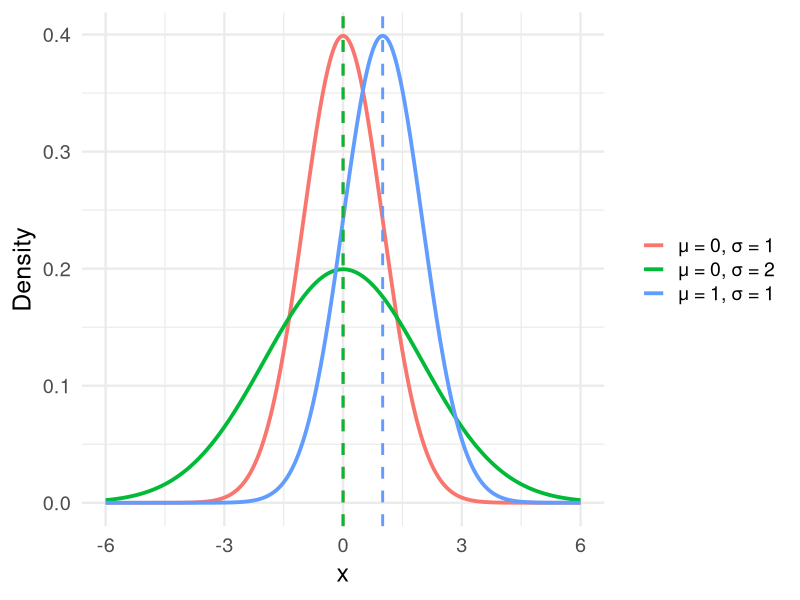
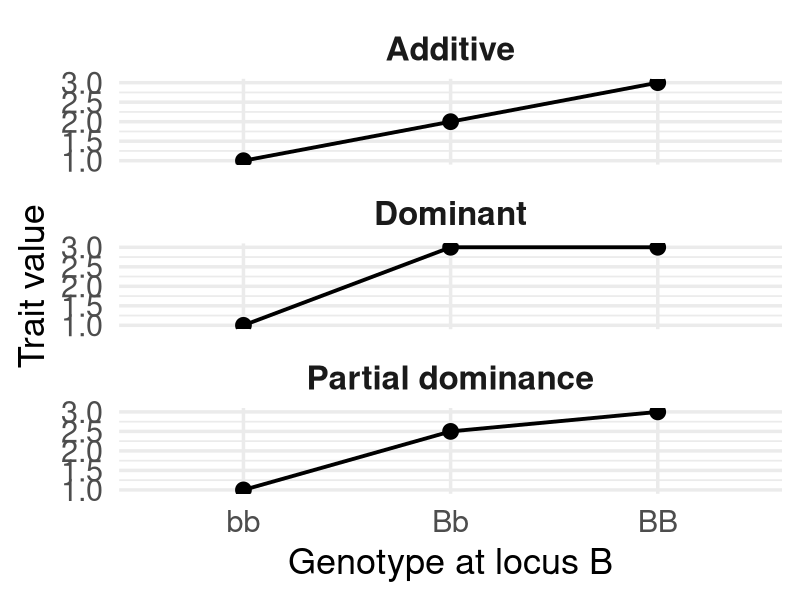
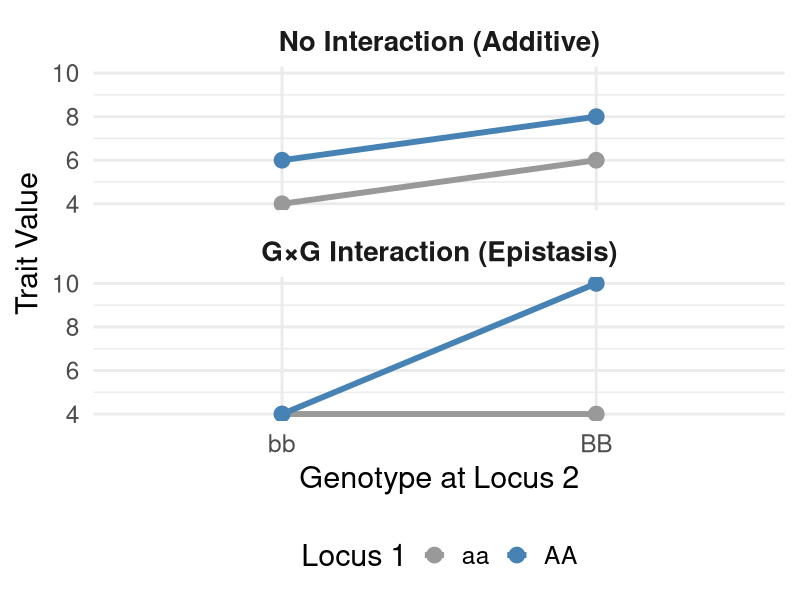
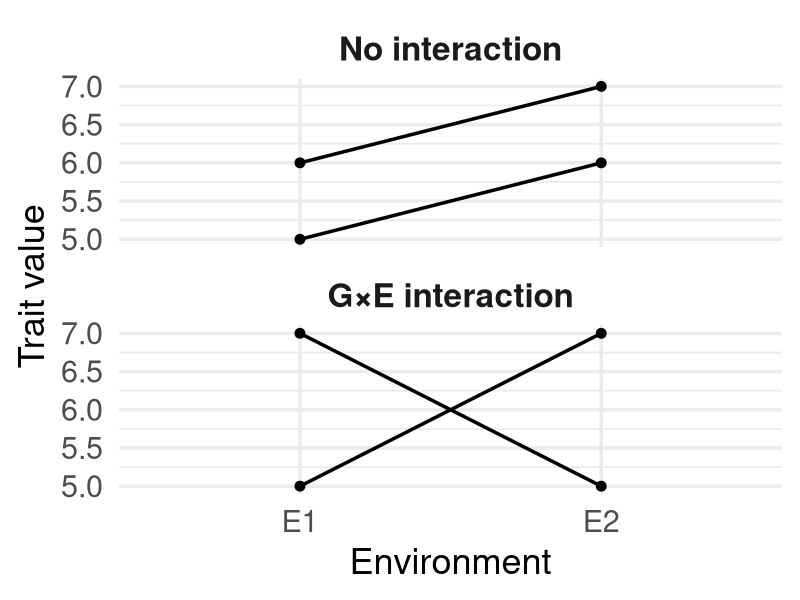
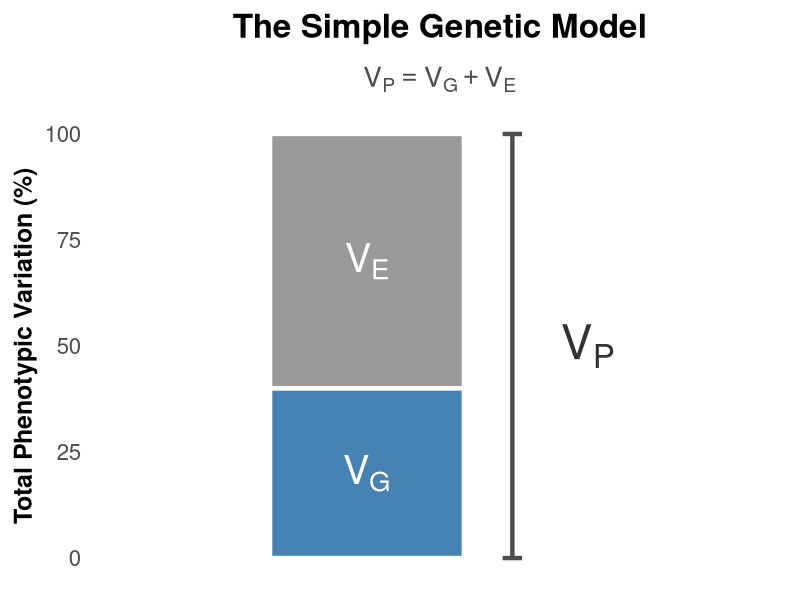
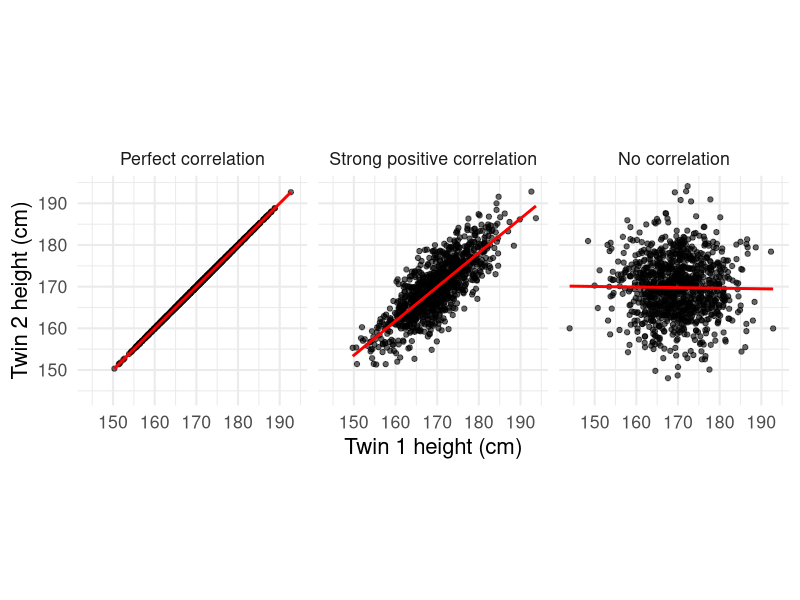
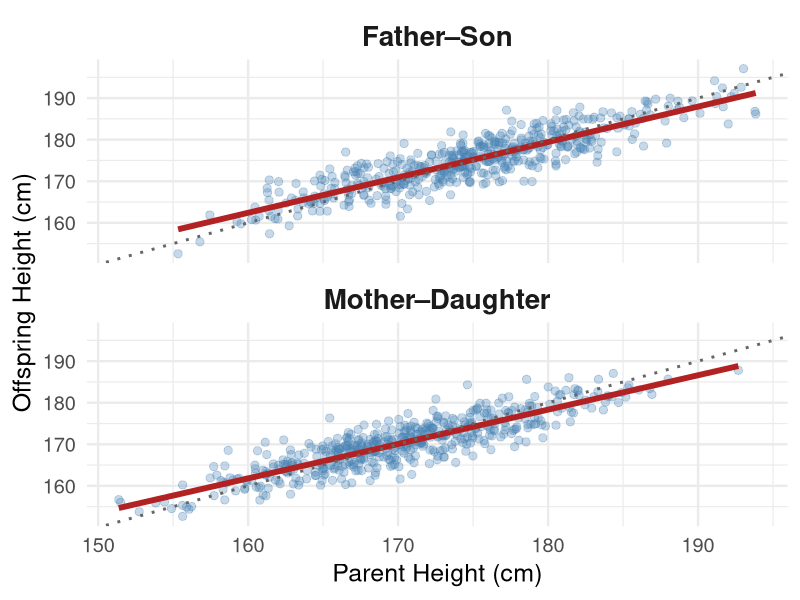
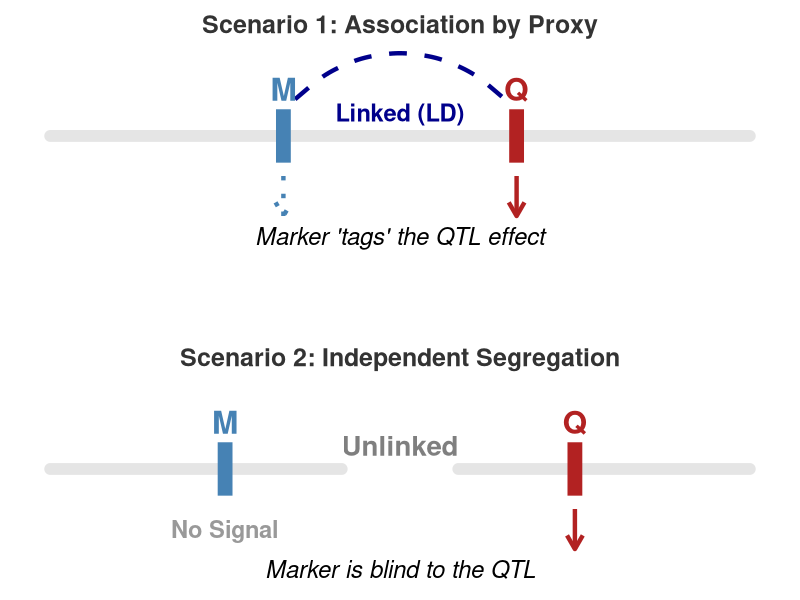

R code for these plots, in order:
## ---- chunk 1
library(ggplot2)

params <- data.frame(
  mu = c(0, 0, 1),
  sigma = c(1, 2, 1),
  label = c("μ = 0, σ = 1",
            "μ = 0, σ = 2",
            "μ = 1, σ = 1")
)

x <- seq(-6, 6, length.out = 600)

df <- do.call(rbind, lapply(1:nrow(params), function(i) {
  mu <- params$mu[i]
  sigma <- params$sigma[i]
  data.frame(
    x = x,
    fx = dnorm(x, mean = mu, sd = sigma),
    mu = mu,
    label = params$label[i]
  )
}))

ggplot(df, aes(x, fx, color = label)) +
  geom_line(linewidth = 1.3) +
  geom_vline(aes(xintercept = mu, color = label),
             linetype = "dashed",
             linewidth = 1, show.legend=FALSE) +
  labs(
    x = "x",
    y = "Density",
    color = NULL
  ) +
  theme_minimal(base_size = 18) +
  theme(
    legend.position = "right",
    legend.text = element_text(size = 14)
  )
## ---- chunk 2

library(ggplot2)

# Data
df <- data.frame(
  genotype = rep(c("bb", "Bb", "BB"), 3),
  value = c(
    1, 2, 3,
    1, 3, 3,
    1, 2.5, 3
  ),
  model = rep(c("Additive",
                "Dominant",
                "Partial dominance"), each = 3)
)

df$genotype <- factor(df$genotype, levels = c("bb", "Bb", "BB"))

ggplot(df, aes(x = genotype, y = value, group = 1)) +
  geom_point(size = 5) +
  geom_line(linewidth = 1.3) +
  facet_wrap(~ model, ncol = 1) +
  labs(
    x = "Genotype at locus B",
    y = "Trait value"
  ) +
  theme_minimal(base_size = 26) +
  theme(
    axis.text = element_text(size = 22),
    axis.title = element_text(size = 26),
    strip.text = element_text(size = 24, face = "bold")
  )
## ---- chunk 3

library(ggplot2)

# Simulate Epistasis Data
df_gg <- rbind(
  data.frame(panel = "No Interaction (Additive)",
             locus1 = rep(c("aa", "AA"), each = 2),
             locus2 = rep(c("bb", "BB"), times = 2),
             value = c(4, 6, 6, 8)),     # Parallel: A adds +2 regardless of B
  data.frame(panel = "G×G Interaction (Epistasis)",
             locus1 = rep(c("aa", "AA"), each = 2),
             locus2 = rep(c("bb", "BB"), times = 2),
             value = c(4, 4, 4, 10))      # Interaction: A only has effect if B is present
)

df_gg$locus2 <- factor(df_gg$locus2, levels = c("bb", "BB"))
df_gg$panel <- factor(df_gg$panel, levels = c("No Interaction (Additive)", "G×G Interaction (Epistasis)"))

ggplot(df_gg, aes(x = locus2, y = value, group = locus1, color = locus1)) +
  geom_line(linewidth = 2) +
  geom_point(size = 5) +
  facet_wrap(~ panel, ncol = 1) +
  scale_color_manual(values = c("aa" = "grey60", "AA" = "steelblue")) +
  labs(x = "Genotype at Locus 2", y = "Trait Value", color = "Locus 1") +
  theme_minimal(base_size = 22) +
  theme(
    strip.text = element_text(face = "bold", size = 20),
    legend.position = "bottom"
  )
## ---- chunk 4

library(ggplot2)

df <- rbind(
  data.frame(panel = "No interaction",
             genotype = rep(c("IL1","IL2"), each = 2),
             env = rep(c("E1","E2"), times = 2),
             value = c(6, 7, 5, 6)),     # parallel: IL1 always +1
  data.frame(panel = "G×E interaction",
             genotype = rep(c("IL1","IL2"), each = 2),
             env = rep(c("E1","E2"), times = 2),
             value = c(7, 5, 5, 7))      # crossing lines
)

df$env <- factor(df$env, levels = c("E1","E2"))
df$panel <- factor(df$panel, levels = c("No interaction", "G×E interaction"))

ggplot(df, aes(env, value, group = genotype)) +
  geom_line(linewidth = 1.2) +
  geom_point(size = 3) +
  facet_wrap(~ panel, ncol = 1) +
  labs(x = "Environment", y = "Trait value") +
  theme_minimal(base_size = 26) +
  theme(
    axis.text = element_text(size = 22),
    axis.title = element_text(size = 26),
    strip.text = element_text(size = 24, face = "bold")
  )
## ---- chunk 5
library(ggplot2)

# 1. Data Preparation
data <- data.frame(
  component = factor(c("VG", "VE"), levels = c("VE", "VG")), 
  value = c(60, 40),
  label = c("V[E]", "V[G]"),
  color_group = c("Env", "Gen")
)

# 2. Create the Plot
ggplot(data, aes(x = 1, y = value, fill = color_group)) +
  # Main Stacked Bar
  geom_col(width = 0.4, color = "white", linewidth = 1.5) +
  
  # Internal Labels (VG and VE)
  geom_text(aes(label = label),
            position = position_stack(vjust = 0.5),
            size = 10, 
            parse = TRUE,
            fontface = "bold",
            color = "white") +
  
  # External Brackets and Total (VP)
  # Vertical line for the bracket
  annotate("segment", x = 1.3, xend = 1.3, y = 0, yend = 100, 
           linewidth = 1.5, color = "grey30") +
  # Small horizontal "ticks" for the bracket
  annotate("segment", x = 1.28, xend = 1.32, y = 0, yend = 0, linewidth = 1.5, color = "grey30") +
  annotate("segment", x = 1.28, xend = 1.32, y = 100, yend = 100, linewidth = 1.5, color = "grey30") +
  # The VP Label
  annotate("text", x = 1.4, y = 50, label = "V[P]", 
           parse = TRUE, size = 12, hjust = 0, fontface = "bold", color = "grey20") +
  
  # Professional Colors
  scale_fill_manual(values = c("Gen" = "steelblue", "Env" = "grey60")) +
  
  # Titles and Scales
  labs(
    title = expression(bold(The~Simple~Genetic~Model)),
    subtitle = expression(V[P] == V[G] + V[E]),
    x = NULL,
    y = "Total Phenotypic Variation (%)"
  ) +
  
  # VITAL: Expand the right side to prevent clipping
  coord_cartesian(xlim = c(0.5, 1.8)) + 
  
  # Theme cleanup
  theme_minimal(base_size = 20) +
  theme(
    axis.text.x = element_blank(),
    axis.title.y = element_text(face = "bold", size = 18),
    plot.title = element_text(hjust = 0.5, face = "bold", size = 24),
    plot.subtitle = element_text(hjust = 0.5, size = 20, color = "grey30"),
    panel.grid = element_blank(),
    legend.position = "none",
    plot.margin = margin(10, 10, 10, 10)
  ) +
  scale_y_continuous(breaks = seq(0, 100, 25))

## ---- chunk 6
library(ggplot2)
library(MASS)

set.seed(123)

n <- 1000

mu <- c(170, 170)
sd <- 7

# Perfect correlation
Sigma_perfect <- matrix(c(sd^2, sd^2,
                          sd^2, sd^2), 2, 2)

data_perfect <- mvrnorm(n, mu, Sigma_perfect)

# Strong positive correlation (r = 0.8)
r <- 0.8
Sigma_strong <- matrix(c(sd^2, r*sd^2,
                         r*sd^2, sd^2), 2, 2)

data_strong <- mvrnorm(n, mu, Sigma_strong)

# No correlation
Sigma_none <- matrix(c(sd^2, 0,
                       0, sd^2), 2, 2)

data_none <- mvrnorm(n, mu, Sigma_none)

# Combine
df <- rbind(
  data.frame(twin1 = data_perfect[,1],
             twin2 = data_perfect[,2],
             type = "Perfect correlation"),
  data.frame(twin1 = data_strong[,1],
             twin2 = data_strong[,2],
             type = "Strong positive correlation"),
  data.frame(twin1 = data_none[,1],
             twin2 = data_none[,2],
             type = "No correlation")
)

df$type <- factor(df$type,
                  levels = c("Perfect correlation",
                             "Strong positive correlation",
                             "No correlation"))

lims <- range(c(df$twin1, df$twin2))

ggplot(df, aes(twin1, twin2)) +
  geom_point(alpha = 0.6) +
  geom_smooth(method = "lm", se = FALSE, color = "red") +
  facet_wrap(~ type) +
  coord_fixed(xlim = lims, ylim = lims) +
  labs(
    x = "Twin 1 height (cm)",
    y = "Twin 2 height (cm)"
  ) +
  theme_minimal(base_size = 16)
## ---- chunk 7
library(ggplot2)
set.seed(123)
n <- 500; h2_true <- 0.8
mother <- rnorm(n, 170, 7); father <- rnorm(n, 175, 7)
daughter <- 170 + h2_true * (mother - 170) + rnorm(n, 0, 7 * sqrt(1 - h2_true))
son <- 175 + h2_true * (father - 175) + rnorm(n, 0, 7 * sqrt(1 - h2_true))
df <- rbind(data.frame(parent = mother, offspring = daughter, pair = "Mother–Daughter"),
            data.frame(parent = father, offspring = son, pair = "Father–Son"))

ggplot(df, aes(parent, offspring)) +
  geom_point(alpha = 0.3, color = "steelblue", size = 2.5) +
  geom_smooth(method = "lm", se = FALSE, color = "firebrick", linewidth = 2) +
  geom_abline(slope = 1, intercept = 0, linetype = "dotted", color = "grey40", linewidth = 1) +
  facet_wrap(~ pair, ncol = 1) +
  theme_minimal(base_size = 18) +
  labs(x = "Parent Height (cm)", y = "Offspring Height (cm)") +
  theme(strip.text = element_text(face = "bold", size = 20))

## ---- chunk 8
library(ggplot2)
library(patchwork)

# --- GLOBAL SETTINGS FOR VISIBILITY ---
label_size <- 8       # Size for M and Q
text_size <- 6        # Size for descriptive text
title_size <- 22      # Top Title
subtitle_size <- 16   # Top Subtitle
panel_title_size <- 18 # Scenario Titles
line_thickness <- 1.5 # Chromosome and indicator lines

# 1. SCENARIO A: LINKED
p1 <- ggplot() +
  # Chromosome
  geom_segment(aes(x = 1, xend = 7, y = 0, yend = 0), linewidth = 4, color = "grey90", lineend = "round") +
  
  # LD Bridge
  annotate("curve", x = 3.1, xend = 4.9, y = 0.55, yend = 0.55, 
           curvature = -0.45, color = "darkblue", linewidth = 1.5, linetype = "dashed") +
  annotate("text", x = 4, y = 0.35, label = "Linked (LD)", size = text_size, color = "darkblue", fontface = "bold") +
  
  # Markers (M and Q)
  geom_segment(aes(x = 3, xend = 3, y = -0.4, yend = 0.4), color = "steelblue", linewidth = 5) +
  geom_segment(aes(x = 5, xend = 5, y = -0.4, yend = 0.4), color = "firebrick", linewidth = 5) +
  
  # Labels
  annotate("text", x = 3, y = 0.7, label = "M", size = label_size, color = "steelblue", fontface = "bold") +
  annotate("text", x = 5, y = 0.7, label = "Q", size = label_size, color = "firebrick", fontface = "bold") +
  
  # Trait Arrows (Scaled up)
  annotate("segment", x = 5, xend = 5, y = -0.6, yend = -1.2, 
           arrow = arrow(length = unit(0.4, "cm")), color = "firebrick", linewidth = line_thickness) +
  annotate("segment", x = 3, xend = 3, y = -0.6, yend = -1.2, 
           arrow = arrow(length = unit(0.4, "cm")), color = "steelblue", linetype = "dotted", linewidth = line_thickness) +
  annotate("text", x = 4, y = -1.5, label = "Marker 'tags' the QTL effect", size = text_size, fontface = "italic") +
  
  labs(title = "Scenario 1: Association by Proxy") +
  coord_cartesian(ylim = c(-1.7, 1.3)) + theme_void() +
  theme(plot.title = element_text(face = "bold", size = panel_title_size, hjust = 0.5, color = "grey20"))

# 2. SCENARIO B: UNLINKED
p2 <- ggplot() +
  # Two separate Chromosomes
  geom_segment(aes(x = 1, xend = 3.5, y = 0, yend = 0), linewidth = 4, color = "grey90", lineend = "round") +
  geom_segment(aes(x = 4.5, xend = 7, y = 0, yend = 0), linewidth = 4, color = "grey90", lineend = "round") +
  
  # No connection label
  annotate("text", x = 4, y = 0.35, label = "Unlinked", size = text_size + 1, color = "grey50", fontface = "bold") +
  
  # Markers
  geom_segment(aes(x = 2.5, xend = 2.5, y = -0.4, yend = 0.4), color = "steelblue", linewidth = 5) +
  geom_segment(aes(x = 5.5, xend = 5.5, y = -0.4, yend = 0.4), color = "firebrick", linewidth = 5) +
  
  # Labels
  annotate("text", x = 2.5, y = 0.7, label = "M", size = label_size, color = "steelblue", fontface = "bold") +
  annotate("text", x = 5.5, y = 0.7, label = "Q", size = label_size, color = "firebrick", fontface = "bold") +
  
  # Only Q affects trait
  annotate("segment", x = 5.5, xend = 5.5, y = -0.6, yend = -1.2, 
           arrow = arrow(length = unit(0.4, "cm")), color = "firebrick", linewidth = line_thickness) +
  annotate("text", x = 2.5, y = -0.9, label = "No Signal", size = text_size, color = "grey60", fontface = "bold") +
  annotate("text", x = 4, y = -1.5, label = "Marker is blind to the QTL", size = text_size, fontface = "italic") +
  
  labs(title = "Scenario 2: Independent Segregation") +
  coord_cartesian(ylim = c(-1.7, 1.3)) + theme_void() +
  theme(plot.title = element_text(face = "bold", size = panel_title_size, hjust = 0.5, color = "grey20"))

# 3. COMBINE
final_plot <- p1 / plot_spacer() / p2 + 
  plot_layout(heights = c(1, 0.3, 1)) +
  plot_annotation(
#    title = 'The Core Logic of GWAS',
#    subtitle = 'Markers (M) are only informative when in Linkage Disequilibrium #with a QTL (Q)',
    theme = theme(
      plot.title = element_text(size = title_size, face = "bold", hjust = 0.5),
      plot.subtitle = element_text(size = subtitle_size, hjust = 0.5, margin = margin(b=20))
    )
  )

print(final_plot)

## ---- chunk 9
library(ggplot2)
library(dplyr)

# 1. Simulate the data provided
set.seed(42)
n <- 10000
f <- 0.04
mu <- c(0.02, -0.40, -2.00) 
sigma <- c(1, 1, 1)

x <- rbinom(n, size = 2, p = f)
y <- rnorm(n, mu[x + 1], sigma[x + 1])
df <- data.frame(Genotype = x, LDL = y)

# 2. Create the Visual (Boxplot + Regression Line)
ggplot(df, aes(x = Genotype, y = LDL)) +
  # Boxplot for the "groups"
  geom_boxplot(aes(group = Genotype), fill = "limegreen", 
               alpha = 0.5, outlier.alpha = 0.1, width = 0.5) +
  # Regression line for the "additive model"
  geom_smooth(method = "lm", color = "firebrick", linewidth = 2, se = FALSE) +
  # Points (jittered for visibility)
  geom_jitter(alpha = 0.05, width = 0.1, color = "darkgreen") +
  scale_x_continuous(breaks = c(0, 1, 2), labels = c("0 (CC)", "1 (CT)", "2 (TT)")) +
  labs(
    title = "SNP Association: LDL vs. rs11591147",
    subtitle = "Simulated Finnish Population (f = 0.04)",
    x = "Copies of T Allele (Genotype x)",
    y = "LDL Cholesterol Level"
  ) +
  theme_minimal(base_size = 20) +
  theme(plot.title = element_text(face = "bold"),
        axis.title = element_text(face = "bold"))
## ---- chunk 10
library(ggplot2)
library(patchwork)
library(dplyr)

# 1. Configuration for Visibility
base_text_size <- 14  # General text size
dot_size <- 3.5       # Size of GWAS SNPs
line_width <- 1.2     # Thickness of dashed line and box borders
x_min <- 10.0
x_max <- 11.0

# 2. Simulate GWAS Data
set.seed(123)
n_snps <- 200
df <- data.frame(
  pos = seq(x_min, x_max, length.out = n_snps),
  p_val = -log10(runif(n_snps, 0, 1))
)
df$p_val <- df$p_val + exp(-(df$pos - 10.5)^2 / 0.01) * 8

# 3. Define Gene Regions
genes <- data.frame(
  name = c("Gene A", "Gene B\n(QTL?)", "Gene C"), # Added \n for better spacing
  start = c(10.1, 10.45, 10.8),
  end = c(10.25, 10.55, 10.9)
)

# 4. Create the GWAS Plot (Top)
p1 <- ggplot() +
  geom_rect(data = genes, aes(xmin = start, xmax = end, ymin = -Inf, ymax = Inf), 
            fill = "grey90", alpha = 0.6) +
  # BIGGER DOTS
  geom_point(data = df, aes(x = pos, y = p_val), color = "steelblue", alpha = 0.7, size = dot_size) +
  # THICKER DASHED LINE
  geom_vline(xintercept = 10.5, linetype = "dashed", color = "firebrick", linewidth = line_width) +
  scale_x_continuous(limits = c(x_min, x_max), expand = c(0,0)) +
  labs(title = "GWAS Signal: Marker–Trait Association", 
       y = expression(bold(-log[10](p))), x = NULL) +
  theme_minimal(base_size = base_text_size) +
  theme(axis.text.x = element_blank(),
        axis.ticks.x = element_blank(),
        axis.title.y = element_text(face = "bold", size = 16),
        plot.title = element_text(face = "bold", size = 18, hjust = 0.5))

# 5. Create the Gene Track Plot (Bottom)
p2 <- ggplot(genes) +
  # THICKER GENE BOXES
  geom_rect(aes(xmin = start, xmax = end, ymin = 0.3, ymax = 0.7), 
            fill = "steelblue", color = "black", linewidth = line_width) +
  # BIGGER GENE LABELS
  geom_text(aes(x = (start + end)/2, y = 0.1, label = name), 
            size = 5.5, fontface = "bold", vjust = 1) +
  scale_x_continuous(limits = c(x_min, x_max), expand = c(0,0)) +
  scale_y_continuous(limits = c(-0.5, 1)) + # Expanded Y to fit larger labels
  labs(x = "Genomic Position (Mb)") +
  theme_void() + 
  theme(axis.title.x = element_text(face = "bold", size = 16, margin = margin(t = 15)),
        axis.text.x = element_text(size = 14, color = "black"),
        plot.margin = margin(t = 0, r = 10, b = 20, l = 10))

# 6. Combine
final_plot <- (p1 / p2) + plot_layout(heights = c(3.5, 1))

print(final_plot)

## ---- chunk 11
library(ggplot2)
library(dplyr)

# 1. Simulate Realistic GWAS Data
set.seed(123)
n_chr <- 5
snps_per_chr <- 200
n_snps <- n_chr * snps_per_chr

df <- data.frame(
  chr = rep(1:n_chr, each = snps_per_chr),
  pos = rep(1:snps_per_chr, n_chr),
  p = runif(n_chr * snps_per_chr) # Null background
)

# 2. Add a "Skyscraper" Peak (Simulating LD around a QTL)
# Instead of 1 dot, we make a cluster of SNPs significant
peak_center <- 450 
df$p <- ifelse(abs(1:n_snps - peak_center) < 10, 
               df$p * 1e-7, # Very significant center
               ifelse(abs(1:n_snps - peak_center) < 30, 
                      df$p * 1e-3, # Moderately significant shoulders
                      df$p))

df$logp <- -log10(df$p)

# 3. Create Cumulative Position for Plotting
df <- df %>%
  mutate(cum_pos = pos + (chr - 1) * snps_per_chr)

# 4. Calculate Chromosome Center Labels
chr_labels <- df %>%
  group_by(chr) %>%
  summarize(center = mean(cum_pos))

# 5. Generate the Plot
ggplot(df, aes(x = cum_pos, y = logp, color = factor(chr %% 2))) +
  # Larger points for better visibility on slides
  geom_point(size = 2.5, alpha = 0.8) +
  
  # Genome-wide significance line (Thicker)
  geom_hline(yintercept = -log10(5e-8), linetype = "dashed", color = "firebrick", linewidth = 1.2) +
  
  # Label the significance threshold for students
  annotate("text", x = max(df$cum_pos), y = -log10(5e-8) + 0.5, 
           label = "Significance Threshold", hjust = 1, color = "firebrick", fontface = "bold", size = 5) +
  
  # Colors: Alternating professional blues/greys
  scale_color_manual(values = c("0" = "steelblue", "1" = "grey60")) +
  
  # X-axis with Chromosome numbers instead of raw position
  scale_x_continuous(breaks = chr_labels$center, labels = paste("Chr", chr_labels$chr)) +
  
  labs(
    title = "Genome-Wide Association Study (GWAS)",
    subtitle = "Manhattan Plot: Each dot represents a genetic marker (SNP)",
    x = "Genomic Position by Chromosome",
    y = expression(bold(-log[10](p)))
  ) +
  
  # Theme adjustments for big screens
  theme_minimal(base_size = 18) +
  theme(
    legend.position = "none",
    panel.grid.minor = element_blank(),
    axis.title = element_text(face = "bold"),
    plot.title = element_text(face = "bold", size = 22, hjust = 0.5),
    plot.subtitle = element_text(size = 14, hjust = 0.5, color = "grey30"),
    axis.text.x = element_text(face = "bold")
  )
